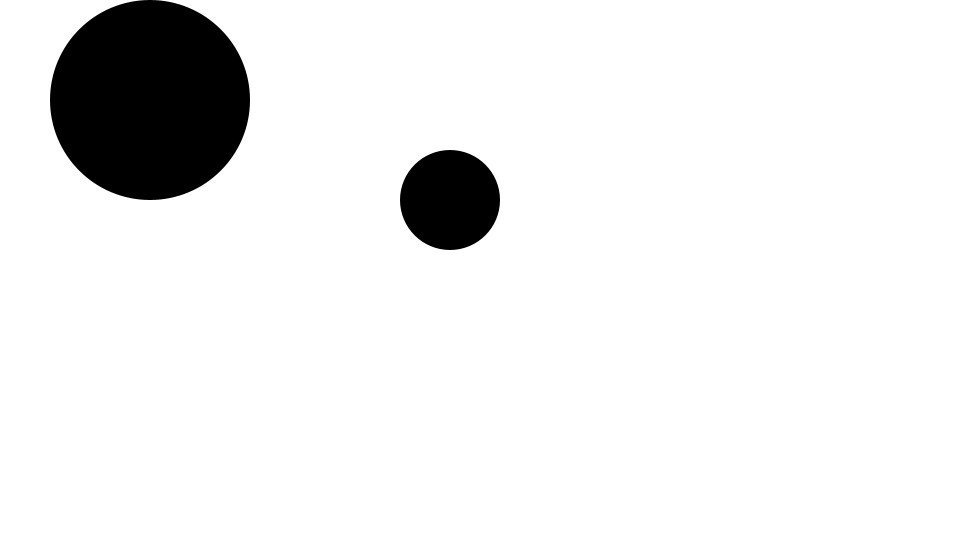
Frame 1 (no input)
Frame 60 (the mouse pressed at the canvas centre just before this capture): identical to frame 1, image omitted
Frame 120 (the mouse held since frame 60 and released just before this capture): identical to frame 1, image omitted

The Processing sketch that drew this single still picture (run headless with seeded random() and noise(); from frame 60 on, the mouse is pressed at the canvas centre):

// Processing sketch: sketch07
// ── sketch07.pde
int x1, y1, radius1; // 左の円の座標と半径
int x2, y2, radius2; // 右の円の座標と半径

void setup() {
  size(960, 540);
  noStroke();
  // 左の円の座標と半径を設定
  x1 = 150;
  y1 = 100;
  radius1 = 100;
  // 右の円の座標と半径を設定
  x2 = 450;
  y2 = 200;
  radius2 = 50;
}

void draw() {
  background(255);

  // マウスと左の円が重なっているとき
  if (mouseOver(x1, y1, radius1)) {
    fill(random(255), random(255), random(255));
  }
  // 重なっていないとき
  else fill(0);
  ellipse(x1, y1, radius1*2, radius1*2);

  // マウスと右の円が重なっているとき
  if (mouseOver(x2, y2, radius2)) {
    fill(random(255), random(255), random(255));
  }
  // 重なっていないとき
  else fill(0);
  ellipse(x2, y2, radius2*2, radius2*2);
}

// マウスと円が重なっているか調べる関数
boolean mouseOver(int x, int y, int radius) {
  // 距離を計算
  float dist = dist(x, y, mouseX, mouseY);
  // 重なっていればtrueを返す
  if (dist <= radius) {
    return true;
  }
  // 重なっていなければfalseを返す
  else return false;
}
